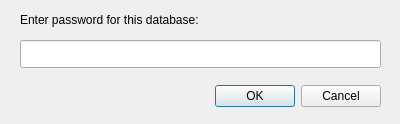
<?xml version="1.0" encoding="UTF-8"?>
<ui version="4.0">
 <class>PassWrite_W</class>
 <widget class="QDialog" name="PassWrite_W">
  <property name="geometry">
   <rect>
    <x>0</x>
    <y>0</y>
    <width>400</width>
    <height>124</height>
   </rect>
  </property>
  <property name="windowTitle">
   <string>Dialog</string>
  </property>
  <widget class="QDialogButtonBox" name="ButtonBox">
   <property name="geometry">
    <rect>
     <x>20</x>
     <y>80</y>
     <width>361</width>
     <height>32</height>
    </rect>
   </property>
   <property name="orientation">
    <enum>Qt::Horizontal</enum>
   </property>
   <property name="standardButtons">
    <set>QDialogButtonBox::Cancel|QDialogButtonBox::Ok</set>
   </property>
  </widget>
  <widget class="QLineEdit" name="Pass_lineEdit">
   <property name="geometry">
    <rect>
     <x>20</x>
     <y>40</y>
     <width>361</width>
     <height>28</height>
    </rect>
   </property>
  </widget>
  <widget class="QLabel" name="label">
   <property name="geometry">
    <rect>
     <x>20</x>
     <y>10</y>
     <width>221</width>
     <height>20</height>
    </rect>
   </property>
   <property name="text">
    <string>Enter password for this database:</string>
   </property>
  </widget>
 </widget>
 <resources/>
 <connections>
  <connection>
   <sender>ButtonBox</sender>
   <signal>accepted()</signal>
   <receiver>PassWrite_W</receiver>
   <slot>accept()</slot>
   <hints>
    <hint type="sourcelabel">
     <x>248</x>
     <y>254</y>
    </hint>
    <hint type="destinationlabel">
     <x>157</x>
     <y>274</y>
    </hint>
   </hints>
  </connection>
  <connection>
   <sender>ButtonBox</sender>
   <signal>rejected()</signal>
   <receiver>PassWrite_W</receiver>
   <slot>reject()</slot>
   <hints>
    <hint type="sourcelabel">
     <x>316</x>
     <y>260</y>
    </hint>
    <hint type="destinationlabel">
     <x>286</x>
     <y>274</y>
    </hint>
   </hints>
  </connection>
 </connections>
</ui>
